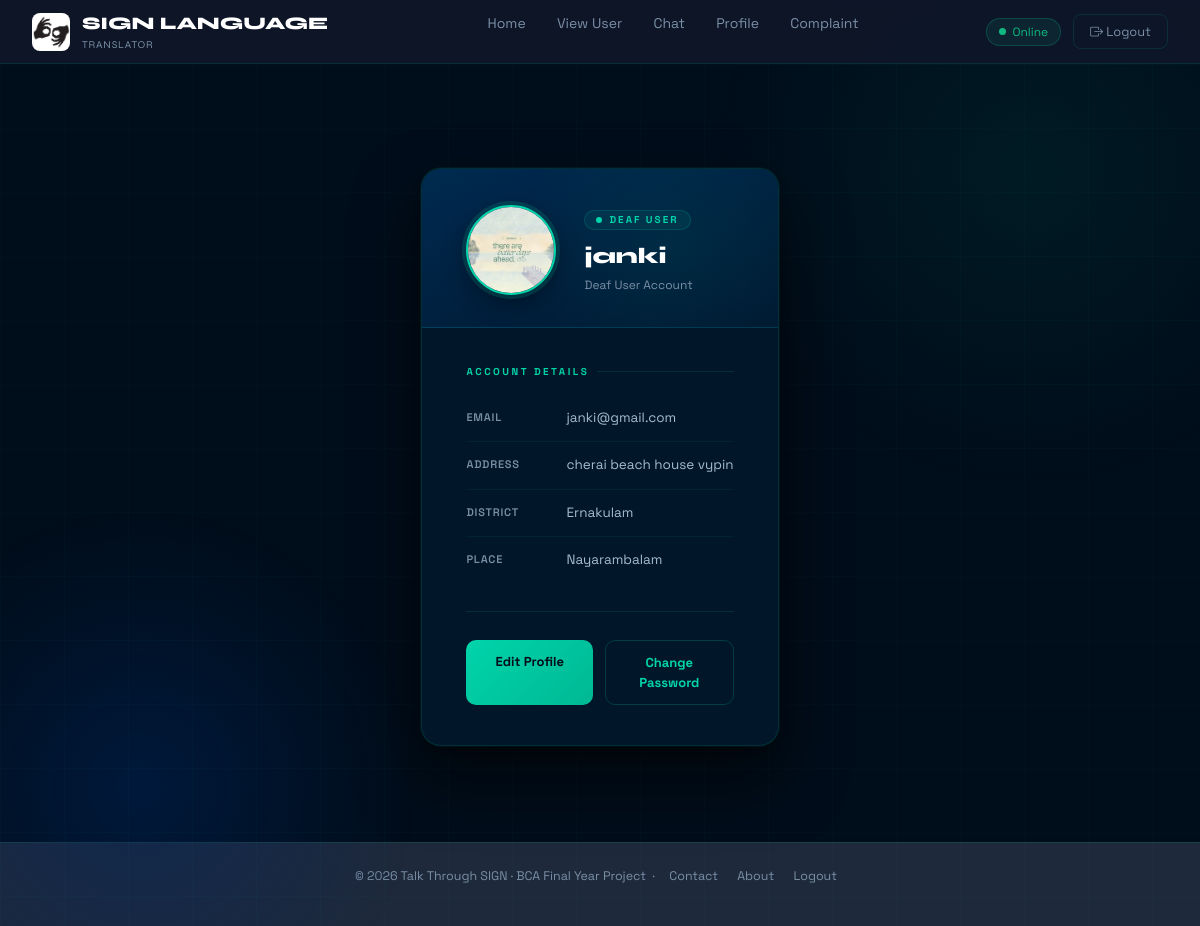
The app's page /DeafUser/MyProfile/ (signed in) with its own data.
### Guest/models.py (models this page shows)
class tbl_deafuser(models.Model):
    deafuser_photo = models.FileField(upload_to="Assets/DeafUser/Photo")
    deafuser_name = models.CharField(max_length=30)
    deafuser_email = models.CharField(max_length=30)
    deafuser_contact = models.CharField(max_length=30,null=True)
    deafuser_address =  models.CharField(max_length=30)
    deafuser_password = models.CharField(max_length=8)
    place = models.ForeignKey(tbl_place, on_delete=models.CASCADE)
    deafuser_status = models.IntegerField(default=0)

### Admin/models.py (models this page shows)
class tbl_place(models.Model):
    place_name=models.CharField(max_length=50)
    district=models.ForeignKey(tbl_district, on_delete=models.CASCADE)

class tbl_district(models.Model):
    district_name = models.CharField(max_length=30)

### DeafUser/views.py (the view)
# urls.py: path('MyProfile/',views.MyProfile,name="MyProfile"),
def MyProfile(request):
    if 'duid' not in request.session:
        return redirect('Guest:Login')
    data=tbl_deafuser.objects.get(id=request.session['duid'])
    return render(request,'DeafUser/MyProfile.html',{'data':data})

### DeafUser/Templates/DeafUser/MyProfile.html (shortened to what this page needs)
{% extends 'DeafUser/Header.html' %}
{% load static %}
{% block content %}
<!DOCTYPE html>
<html lang="en">
<head>
</head>
<body>
<div class="page">
    <div class="card">
        <div class="c-head">
            <div class="avatar-wrap">
                {% if data.deafuser_photo %}
                    <img src="{{data.deafuser_photo.url}}" alt="Profile Photo"
                         onerror="this.style.display='none'; document.getElementById('initials').style.display='block';">
                {% endif %}
            </div>
            <div class="c-head-text">
                <div class="badge"><span class="badge-dot"></span>Deaf User</div>
                <div class="user-name">{{data.deafuser_name}}</div>
                <div class="user-tag">Deaf User Account</div>
            </div>
        </div>
        <div class="c-body">
            <div class="sec-label">Account Details</div>
            <div class="info-list">
                <div class="info-row">
                    <span class="info-key">Email</span>
                    <span class="info-val">{{data.deafuser_email}}</span>
                </div>
                <div class="info-row">
                    <span class="info-key">Address</span>
                    <span class="info-val">{{data.deafuser_address}}</span>
                </div>
                <div class="info-row">
                    <span class="info-key">District</span>
                    <span class="info-val">{{data.place.district.district_name}}</span>
                </div>
                <div class="info-row">
                    <span class="info-key">Place</span>
                    <span class="info-val">{{data.place.place_name}}</span>
                </div>
            </div>
            <div class="divider"></div>
            <div class="actions">
                <a href="{% url 'DeafUser:EditProfile' %}" class="btn-edit">Edit Profile</a>
                <a href="{% url 'DeafUser:ChangePassword' %}" class="btn-pass">Change Password</a>
            </div>
        </div>
    </div>
</div>
</body>
</html>
</body>
</html>
{% endblock %}

### DeafUser/Templates/DeafUser/Header.html (style rules this page uses)
:root { --emerald: #10b981; --sky: #38bdf8; --dark: #0f172a; --card: #1e293b; --muted: #94a3b8; --border: #334155; --grad: linear-gradient(90deg, #10b981, #38bdf8); }
* { box-sizing: border-box; margin: 0; padding: 0; }
body { font-family: 'DM Sans', sans-serif; background: var(--dark); color: #e2e8f0; min-height: 100vh; display: flex; flex-direction: column; }

### DeafUser/Templates/DeafUser/MyProfile.html (style rules this page uses)
*, *::before, *::after { box-sizing: border-box; margin: 0; padding: 0; }
:root { --navy-deepest: #000d1a; --navy-dark: #001229; --navy-mid: #001f3f; --navy-card: #011628; --teal: #00d4aa; --teal-soft: #00b894; --white: #ffffff; --muted: #7a8fa6; --subtle: #a8bcd0; --border: rgba(0,212,170,0.13); }
body { background: var(--navy-deepest); font-family: 'Space Grotesk', sans-serif; min-height: 100vh; position: relative; }
.page { position: relative; z-index: 10; max-width: 560px; margin: 0 auto; animation: fadeUp 0.7s cubic-bezier(0.16,1,0.3,1) both; }
.card { background: var(--navy-card); border-radius: 20px; border: 1px solid var(--border); box-shadow: 0 0 0 1px rgba(0,212,170,0.06), 0 32px 64px rgba(0,0,0,0.55), 0 8px 16px rgba(0,0,0,0.3); overflow: hidden; }
.c-head { background: linear-gradient(160deg, #002a50 0%, #001830 100%); padding: 36px 44px 32px; border-bottom: 1px solid var(--border); position: relative; overflow: hidden; display: flex; align-items: center; gap: 28px; }
.c-head::after { content: ''; position: absolute; width: 320px; height: 320px; background: radial-gradient(circle, rgba(0,212,170,0.06) 0%, transparent 70%); top: -80px; right: -60px; pointer-events: none; }
.avatar-wrap { width: 90px; height: 90px; border-radius: 50%; border: 2px solid var(--teal); box-shadow: 0 0 0 4px rgba(0,212,170,0.15), 0 8px 24px rgba(0,0,0,0.4); flex-shrink: 0; position: relative; z-index: 2; overflow: hidden; background: linear-gradient(135deg, #002a50, #001229); display: flex; align-items: center; justify-content: center; }
.avatar-wrap img { width: 100%; height: 100%; object-fit: cover; display: block; }
.c-head-text { position: relative; z-index: 2; }
.badge { display: inline-flex; align-items: center; gap: 7px; background: rgba(0,212,170,0.07); border: 1px solid rgba(0,212,170,0.18); border-radius: 30px; padding: 4px 11px; font-size: 10px; font-weight: 700; color: var(--teal); letter-spacing: 2px; text-transform: uppercase; margin-bottom: 10px; }
.badge-dot { width: 6px; height: 6px; background: var(--teal); border-radius: 50%; animation: pulse 2.2s ease-in-out infinite; }
.user-name { font-family: 'Syne', sans-serif; font-size: 22px; font-weight: 800; color: var(--white); margin-bottom: 3px; }
.user-tag { font-size: 12px; color: var(--muted); }
.c-body { padding: 36px 44px 40px; }
.sec-label { font-size: 10px; font-weight: 700; letter-spacing: 2.5px; text-transform: uppercase; color: var(--teal); display: flex; align-items: center; gap: 8px; margin-bottom: 16px; }
.sec-label::after { content: ''; flex: 1; height: 1px; background: var(--border); }
.info-list { display: flex; flex-direction: column; }
.info-row { display: flex; align-items: flex-start; padding: 13px 0; border-bottom: 1px solid rgba(0,212,170,0.07); }
.info-row:last-child { border-bottom: none; }
.info-key { font-size: 11px; font-weight: 600; letter-spacing: 0.8px; text-transform: uppercase; color: var(--muted); width: 100px; flex-shrink: 0; padding-top: 1px; }
.info-val { font-size: 13.5px; color: var(--subtle); flex: 1; line-height: 1.5; }
.divider { height: 1px; background: var(--border); margin: 28px 0; }
.actions { display: flex; gap: 12px; }
.btn-edit { flex: 1; padding: 12px; background: linear-gradient(135deg, var(--teal), var(--teal-soft)); border: none; border-radius: 10px; font-family: 'Space Grotesk', sans-serif; font-size: 13px; font-weight: 700; color: var(--navy-deepest); text-decoration: none; text-align: center; transition: transform 0.25s, box-shadow 0.25s; position: relative; overflow: hidden; }
.btn-edit::before { content: ''; position: absolute; top: 0; left: -100%; width: 100%; height: 100%; background: linear-gradient(90deg, transparent, rgba(255,255,255,0.18), transparent); transition: left 0.45s; }
.btn-pass { flex: 1; padding: 12px; background: transparent; border: 1px solid rgba(0,212,170,0.2); border-radius: 10px; font-family: 'Space Grotesk', sans-serif; font-size: 13px; font-weight: 700; color: var(--teal); text-decoration: none; text-align: center; transition: all 0.25s; }

### records on screen
tbl_deafuser: deafuser_photo (picture), deafuser_name "janki", deafuser_email "janki@gmail.com", deafuser_address "cherai beach house vypin", place.district.district_name "Ernakulam", place.place_name "Nayarambalam"
